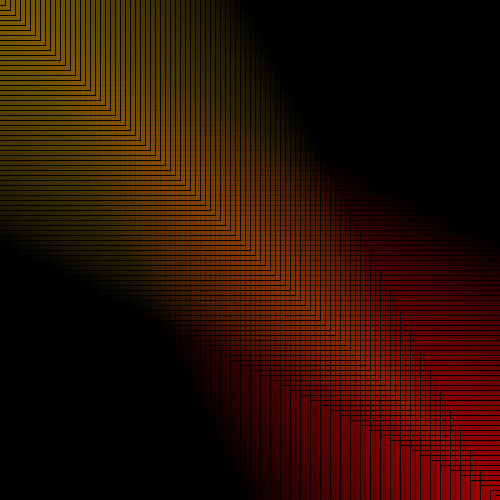
Frame 1 (no input)
Frame 60 (the mouse pressed at the canvas centre just before this capture): identical to frame 1, image omitted
Frame 120 (the mouse held since frame 60 and released just before this capture): identical to frame 1, image omitted

The Processing sketch that drew this single still picture (run headless with seeded random() and noise(); from frame 60 on, the mouse is pressed at the canvas centre):

// Processing sketch: processing_31390
// ── processing_31390.pde

int yo;
int bro = 10;
int ho = 10;

void setup(){
  size (500, 500);
  background (0, 0, 0);
  
  
        fill(250,0,0,5);
        strokeWeight(1);
        
        yo = 0;
        while(yo < 500){
        rect(yo,yo,bro,bro);
        bro = bro + 5;
        yo = yo + 5;
        }
        
            fill(200,150,0,5);
        
            yo = 500;
            bro = 10; 
            while(yo > 0){
            rect(yo, yo, bro, bro);
            bro = bro - 5;
            yo = yo - 5;
            }       
}

void draw(){
   
     
  
  
}
